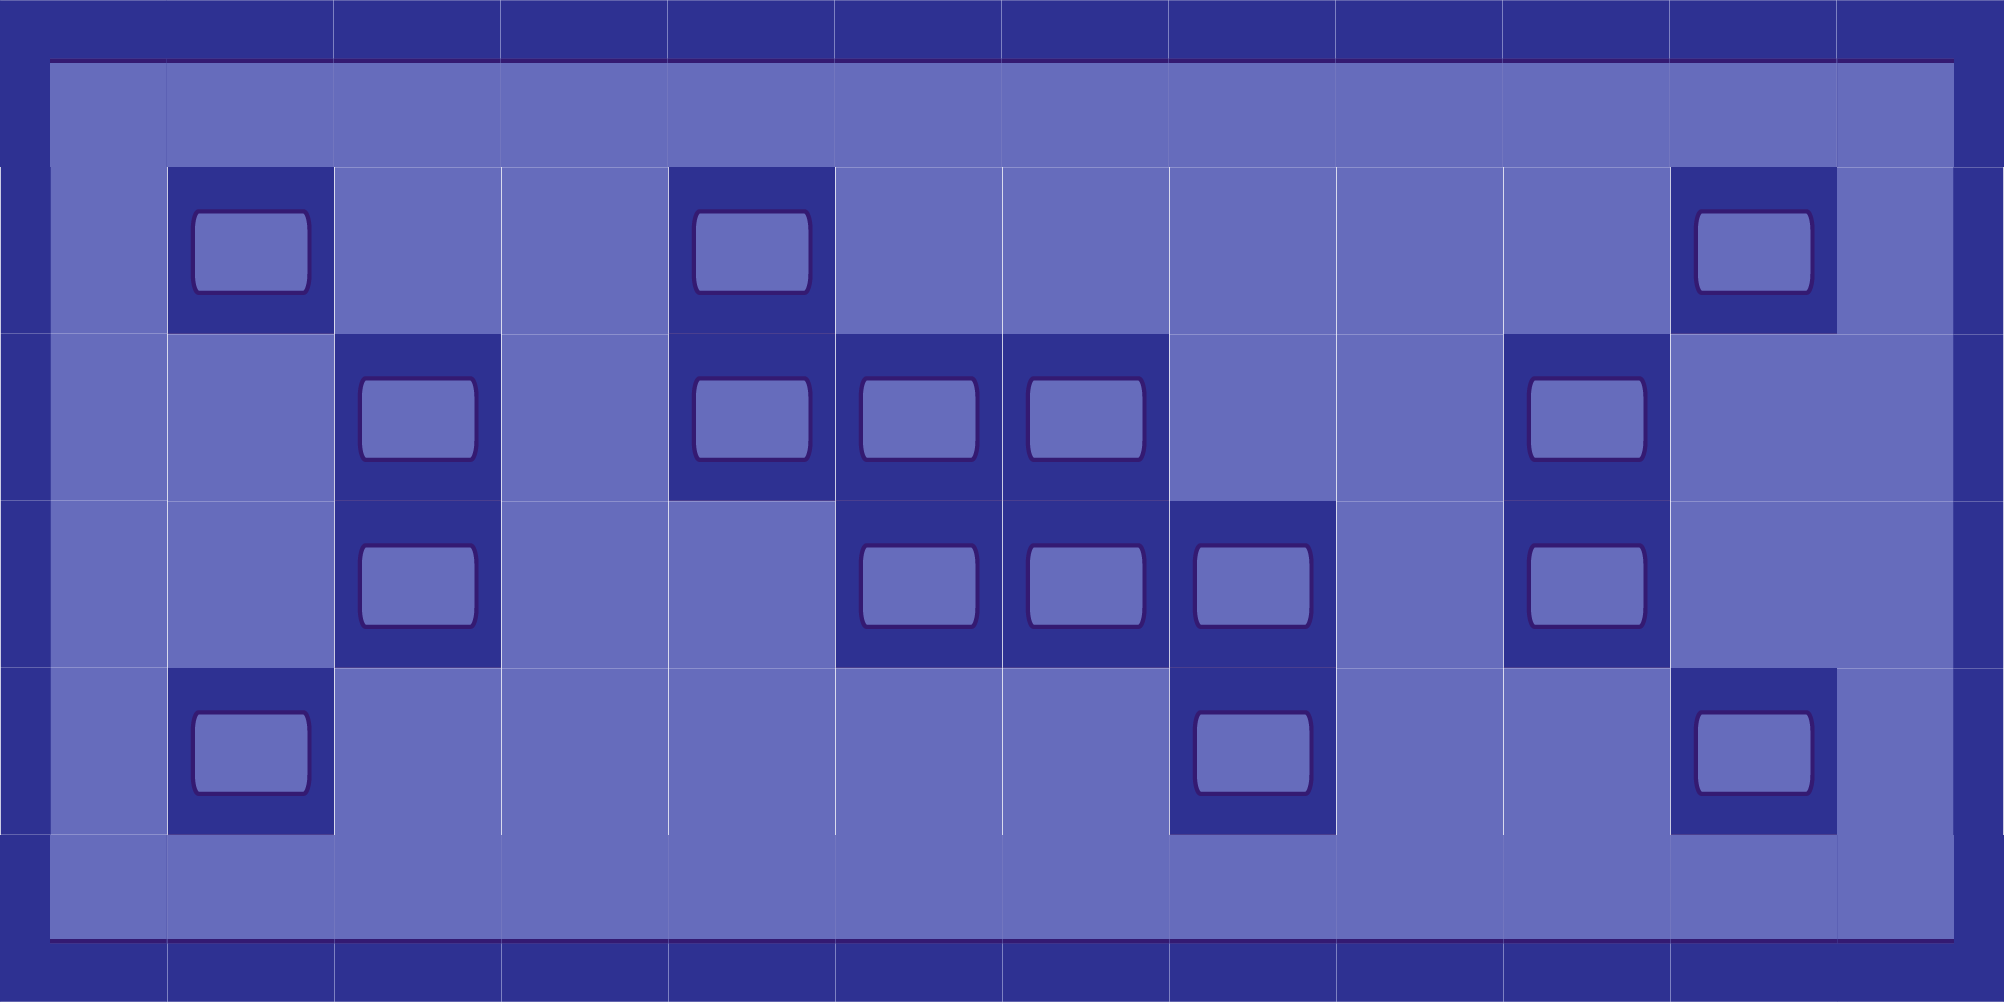

Below is a game level as drawn by its tile map, then a one-line description and the .tmx file that defines it, in full:
An orthogonal 12x6 tile map with 167x167 px tiles, 3 tile layers (background, borders, walls) and 6 objects (PowerUp_RangeY2, PowerUp_RangeY1, PowerUp_RangeX2, PowerUp_RangeX1, Spawn 2, ...).

<map version="1.5" tiledversion="1.6.0" orientation="orthogonal" renderorder="right-down" width="12" height="6" tilewidth="167" tileheight="167" infinite="0" nextlayerid="6" nextobjectid="10">
 <editorsettings>
  <chunksize width="167" height="167" />
 </editorsettings>
 <tileset firstgid="1" name="background" tilewidth="167" tileheight="167" tilecount="15" columns="5">
  <image source="tiles/background.png" width="835" height="501" />
 </tileset>
 <layer id="3" name="background" width="12" height="6">
  <data encoding="csv">
1,1,1,1,1,1,1,1,1,1,1,1,
1,1,1,1,1,1,1,1,1,1,1,1,
1,1,1,1,1,1,1,1,1,1,1,1,
1,1,1,1,1,1,1,1,1,1,1,1,
1,1,1,1,1,1,1,1,1,1,1,1,
1,1,1,1,1,1,1,1,1,1,1,1
</data>
 </layer>
 <layer id="1" name="borders" width="12" height="6">
  <data encoding="csv">
3,4,4,4,4,4,4,4,4,4,4,2147483651,
3221225477,0,0,0,0,0,0,0,0,0,0,5,
3221225477,0,0,0,0,0,0,0,0,0,0,5,
3221225477,0,0,0,0,0,0,0,0,0,0,5,
3221225477,0,0,0,0,0,0,0,0,0,0,5,
1073741827,3221225476,3221225476,3221225476,3221225476,3221225476,3221225476,3221225476,3221225476,3221225476,3221225476,3221225475
</data>
 </layer>
 <layer id="2" name="walls" width="12" height="6">
  <data encoding="csv">
0,0,0,0,0,0,0,0,0,0,0,0,
0,6,0,0,6,0,0,0,0,0,6,0,
0,0,6,0,6,6,6,0,0,6,0,0,
0,0,6,0,0,6,6,6,0,6,0,0,
0,6,0,0,0,0,0,6,0,0,6,0,
0,0,0,0,0,0,0,0,0,0,0,0
</data>
 </layer>
 <objectgroup id="5" name="PowerUp">
  <object id="6" name="PowerUp_RangeY2" x="1753.5" y="417.5">
   <point />
  </object>
  <object id="7" name="PowerUp_RangeY1" x="250.5" y="584.5">
   <point />
  </object>
  <object id="8" name="PowerUp_RangeX2" x="1419.5" y="751.5">
   <point />
  </object>
  <object id="9" name="PowerUp_RangeX1" x="584" y="250.5">
   <point />
  </object>
 </objectgroup>
 <objectgroup id="4" name="Spawns">
  <object id="1" name="Spawn 2" x="918.5" y="250.5">
   <point />
  </object>
  <object id="2" name="Spawn 1" x="1085" y="751.5">
   <point />
  </object>
 </objectgroup>
</map>
